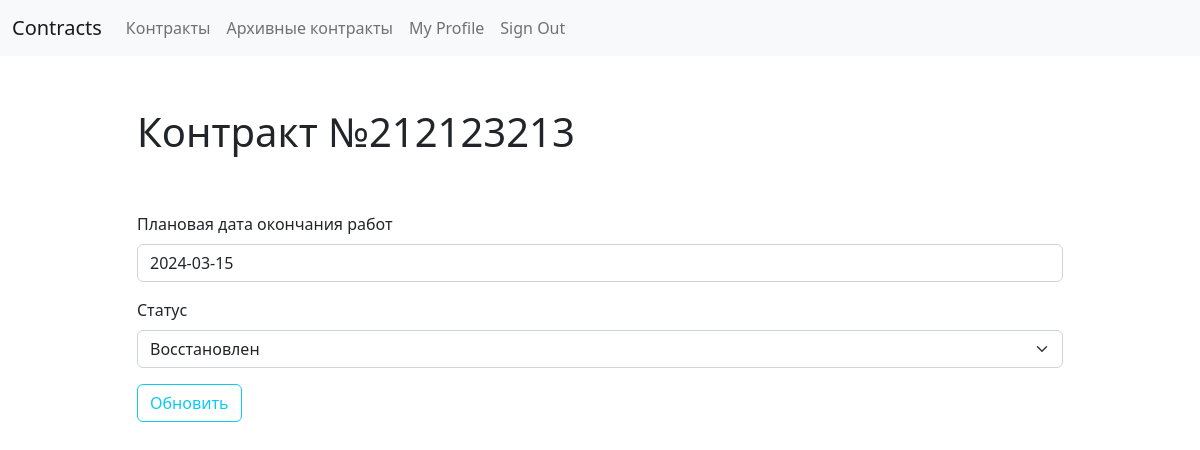
Page /contracts/edit/3/ (signed in) on the earlier database version.
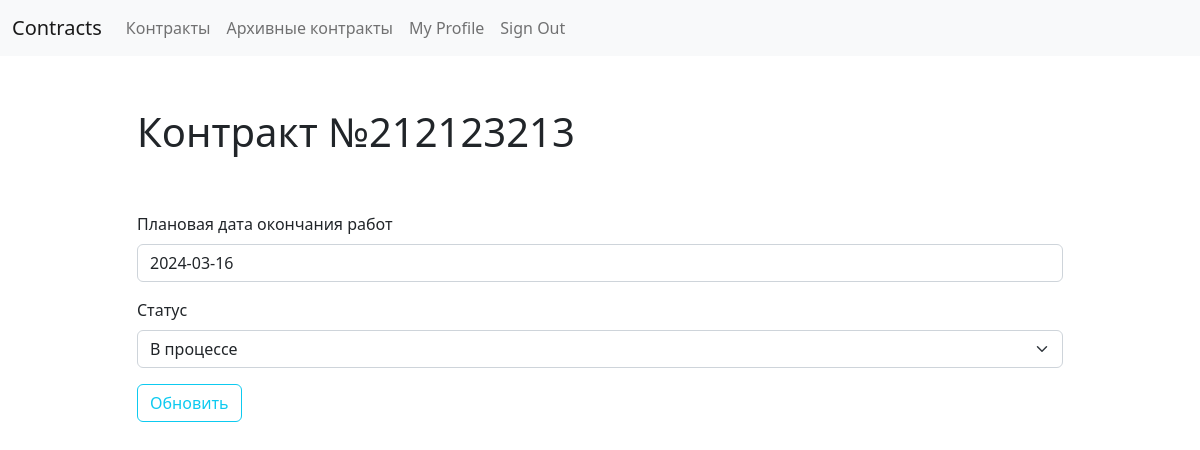
Same page on the later database version.
### contracts/users/models.py (models this page shows, shortened)
class Contract(models.Model):
    STATES = [
        ("in_process", "В процессе"),
        ("restored", "Восстановлен"),
        ("contract_organization", "Организация контракта"),
        ("complete", "Завершен"),
        ("arhive", "Архив"),
    ]
    number = models.BigIntegerField("Номер контракта")
    object = models.CharField("Наименование объекта", max_length=150)
    state = models.CharField(
        "Статус", max_length=50, choices=STATES, default="in_process", blank=True
    )
    company = models.ForeignKey(
        Company, on_delete=models.CASCADE, verbose_name="Предприятие", blank=True
    )
    town = models.ForeignKey(
        Town, on_delete=models.CASCADE, verbose_name="Город", blank=True
    )
    description = models.TextField("Описание работ")
    start = models.DateField("Дата начала работ", blank=True, null=True)
    end = models.DateField("Плановая дата окончания работ", blank=True, null=True)
    creator = models.ForeignKey(
        User,
        verbose_name="Создатель",
        on_delete=models.PROTECT,
        null=True,
        blank=True,
        related_name="created_contracts",
        editable=False,
    )
    gip = models.ForeignKey(
        User,
        verbose_name="Руководитель",
        on_delete=models.PROTECT,
        blank=True,
        null=True,
        related_name="gip_contracts",
    )
    users = models.ManyToManyField(
        User,
        blank=True,
        null=True,
        verbose_name="Пользователи",
        related_name="contracts",
    )
    ada = models.BooleanField(default=False)
    mpe = models.BooleanField(default=False)
    mpm = models.BooleanField(default=False)
    class Meta:
        verbose_name_plural = _("Контракты")
        verbose_name = _("Контракт")
    def __str__(self) -> str:
        return f"Контракт №{self.number}"

### contracts/users/contract_views.py (the view, shortened to what this page needs)
# urls.py: path("edit/<int:pk>/", UpdateContractView.as_view(), name="contract-update"),
class UpdateContractView(UpdateView):
    model = Contract
    fields = ["end", "state"]
    template_name_suffix = "_update"
    def check_permission(self):
        if self.request.user.is_anonymous:
            raise PermissionDenied("No permissions")
        if not Contract.objects.filter(
            id=self.kwargs.get("pk"), gip_id=self.request.user.id
        ).exists():
            raise PermissionDenied("No permissions")
    def get(self, request: HttpRequest, *args: str, **kwargs: Any) -> HttpResponse:
        self.check_permission()
        return super().get(request, *args, **kwargs)

### contracts/users/context_processors.py (called while the page is built)
def allauth_settings(request):
    return {
        "ACCOUNT_ALLOW_REGISTRATION": settings.ACCOUNT_ALLOW_REGISTRATION,
    }

### contracts/templates/users/contract_update.html
{% extends "base.html" %}
{% load crispy_forms_tags %}
{% block content %}
<div class="row">
  <div class="col-10 offset-1 mt-5">
      <h1>{{object}}</h1>
  </div>
</div>
<div class="row mb-5">
  <div class="col-10 offset-1 mt-5">
    <form method="post">{% csrf_token %}
      <fieldset class="form-group">
          {{ form|crispy }}
      </fieldset>
      <div class="form-group">
          <button class="btn btn-outline-info" type="submit">Обновить</button>
      </div>
    </form>
  </div>
</div>
{% endblock content %}

### contracts/templates/base.html (shortened to what this page needs)
{% load static i18n %}<!DOCTYPE html>
{% get_current_language as LANGUAGE_CODE %}
<html lang="{{ LANGUAGE_CODE }}">
  <head>
  {% block css %}
    <link rel="stylesheet"
          href="https://cdnjs.cloudflare.com/ajax/libs/bootstrap/5.2.3/css/bootstrap.min.css"
 />
  <link href="{% static 'css/project.css' %}" rel="stylesheet" />
{% endblock css %}
</head>
<body class="{% block bodyclass %}{% endblock bodyclass %}">
  {% block body %}
  <div class="mb-1">
    <nav class="navbar navbar-expand-md navbar-light bg-light">
      <div class="container-fluid">
        <a class="navbar-brand" href="{% url 'home' %}">Contracts</a>
        <div class="collapse navbar-collapse" id="navbarSupportedContent">
          <ul class="navbar-nav mr-auto">
            <li class="nav-item">
              <a class="nav-link" href="{% url 'contracts:contract-list' %}">Контракты</a>
            </li>
            <li class="nav-item">
              <a class="nav-link" href="{% url 'contracts:contract-arhive-list' %}">Архивные контракты</a>
            </li>
            {% if request.user.is_authenticated %}
              <li class="nav-item">
                <a class="nav-link"
                   href="{% url 'users:detail' request.user.username %}">{% translate "My Profile" %}</a>
              </li>
              <li class="nav-item">
                <a class="nav-link" href="{% url 'account_logout' %}">{% translate "Sign Out" %}</a>
              </li>
            {% endif %}
          </ul>
        </div>
      </div>
    </nav>
  </div>
  <div class="container">
    {% block main %}
      {% block content %}{% endblock content %}
    {% endblock main %}
  </div>
  {% endblock body %}
</body>
</html>

Differences in the rows shown:
changed Contract "Контракт №212123213": end "2024-03-15" → "2024-03-16"; state "Восстановлен" → "В процессе"
